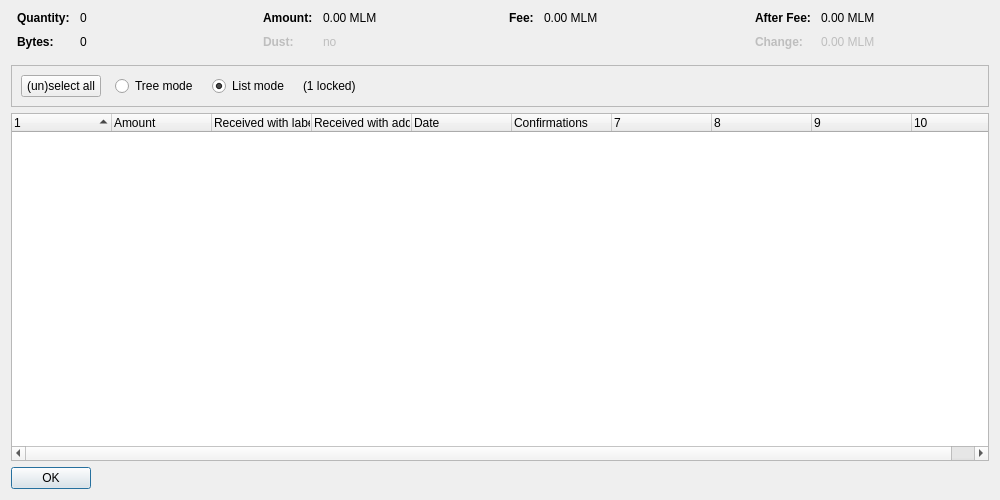
<?xml version="1.0" encoding="UTF-8"?>
<ui version="4.0">
 <class>CoinControlDialog</class>
 <widget class="QDialog" name="CoinControlDialog">
  <property name="geometry">
   <rect>
    <x>0</x>
    <y>0</y>
    <width>1000</width>
    <height>500</height>
   </rect>
  </property>
  <property name="windowTitle">
   <string>Coin Selection</string>
  </property>
  <layout class="QVBoxLayout" name="verticalLayout">
   <item>
    <layout class="QHBoxLayout" name="horizontalLayoutTop" stretch="0,0,0,0">
     <property name="topMargin">
      <number>0</number>
     </property>
     <property name="bottomMargin">
      <number>10</number>
     </property>
     <item>
      <layout class="QFormLayout" name="formLayoutCoinControl1">
       <property name="horizontalSpacing">
        <number>10</number>
       </property>
       <property name="verticalSpacing">
        <number>10</number>
       </property>
       <property name="leftMargin">
        <number>6</number>
       </property>
       <property name="rightMargin">
        <number>6</number>
       </property>
       <item row="0" column="0">
        <widget class="QLabel" name="labelCoinControlQuantityText">
         <property name="font">
          <font>
           <weight>75</weight>
           <bold>true</bold>
          </font>
         </property>
         <property name="text">
          <string>Quantity:</string>
         </property>
        </widget>
       </item>
       <item row="0" column="1">
        <widget class="QLabel" name="labelCoinControlQuantity">
         <property name="cursor">
          <cursorShape>IBeamCursor</cursorShape>
         </property>
         <property name="contextMenuPolicy">
          <enum>Qt::ActionsContextMenu</enum>
         </property>
         <property name="text">
          <string notr="true">0</string>
         </property>
         <property name="textInteractionFlags">
          <set>Qt::LinksAccessibleByMouse|Qt::TextSelectableByKeyboard|Qt::TextSelectableByMouse</set>
         </property>
        </widget>
       </item>
       <item row="1" column="0">
        <widget class="QLabel" name="labelCoinControlBytesText">
         <property name="font">
          <font>
           <weight>75</weight>
           <bold>true</bold>
          </font>
         </property>
         <property name="text">
          <string>Bytes:</string>
         </property>
        </widget>
       </item>
       <item row="1" column="1">
        <widget class="QLabel" name="labelCoinControlBytes">
         <property name="cursor">
          <cursorShape>IBeamCursor</cursorShape>
         </property>
         <property name="contextMenuPolicy">
          <enum>Qt::ActionsContextMenu</enum>
         </property>
         <property name="text">
          <string notr="true">0</string>
         </property>
         <property name="textInteractionFlags">
          <set>Qt::LinksAccessibleByMouse|Qt::TextSelectableByKeyboard|Qt::TextSelectableByMouse</set>
         </property>
        </widget>
       </item>
      </layout>
     </item>
     <item>
      <layout class="QFormLayout" name="formLayoutCoinControl2">
       <property name="horizontalSpacing">
        <number>10</number>
       </property>
       <property name="verticalSpacing">
        <number>10</number>
       </property>
       <property name="leftMargin">
        <number>6</number>
       </property>
       <property name="rightMargin">
        <number>6</number>
       </property>
       <item row="0" column="0">
        <widget class="QLabel" name="labelCoinControlAmountText">
         <property name="font">
          <font>
           <weight>75</weight>
           <bold>true</bold>
          </font>
         </property>
         <property name="text">
          <string>Amount:</string>
         </property>
        </widget>
       </item>
       <item row="0" column="1">
        <widget class="QLabel" name="labelCoinControlAmount">
         <property name="cursor">
          <cursorShape>IBeamCursor</cursorShape>
         </property>
         <property name="contextMenuPolicy">
          <enum>Qt::ActionsContextMenu</enum>
         </property>
         <property name="text">
          <string notr="true">0.00 MLM</string>
         </property>
         <property name="textInteractionFlags">
          <set>Qt::LinksAccessibleByMouse|Qt::TextSelectableByKeyboard|Qt::TextSelectableByMouse</set>
         </property>
        </widget>
       </item>
       <item row="1" column="0">
        <widget class="QLabel" name="labelCoinControlLowOutputText">
         <property name="enabled">
          <bool>false</bool>
         </property>
         <property name="font">
          <font>
           <weight>75</weight>
           <bold>true</bold>
          </font>
         </property>
         <property name="text">
          <string>Dust:</string>
         </property>
        </widget>
       </item>
       <item row="1" column="1">
        <widget class="QLabel" name="labelCoinControlLowOutput">
         <property name="enabled">
          <bool>false</bool>
         </property>
         <property name="cursor">
          <cursorShape>IBeamCursor</cursorShape>
         </property>
         <property name="contextMenuPolicy">
          <enum>Qt::ActionsContextMenu</enum>
         </property>
         <property name="text">
          <string notr="true">no</string>
         </property>
         <property name="textInteractionFlags">
          <set>Qt::LinksAccessibleByMouse|Qt::TextSelectableByKeyboard|Qt::TextSelectableByMouse</set>
         </property>
        </widget>
       </item>
      </layout>
     </item>
     <item>
      <layout class="QFormLayout" name="formLayoutCoinControl3">
       <property name="horizontalSpacing">
        <number>10</number>
       </property>
       <property name="verticalSpacing">
        <number>10</number>
       </property>
       <property name="leftMargin">
        <number>6</number>
       </property>
       <property name="rightMargin">
        <number>6</number>
       </property>
       <item row="0" column="0">
        <widget class="QLabel" name="labelCoinControlFeeText">
         <property name="font">
          <font>
           <weight>75</weight>
           <bold>true</bold>
          </font>
         </property>
         <property name="text">
          <string>Fee:</string>
         </property>
        </widget>
       </item>
       <item row="0" column="1">
        <widget class="QLabel" name="labelCoinControlFee">
         <property name="cursor">
          <cursorShape>IBeamCursor</cursorShape>
         </property>
         <property name="contextMenuPolicy">
          <enum>Qt::ActionsContextMenu</enum>
         </property>
         <property name="text">
          <string notr="true">0.00 MLM</string>
         </property>
         <property name="textInteractionFlags">
          <set>Qt::LinksAccessibleByMouse|Qt::TextSelectableByKeyboard|Qt::TextSelectableByMouse</set>
         </property>
        </widget>
       </item>
      </layout>
     </item>
     <item>
      <layout class="QFormLayout" name="formLayoutCoinControl4">
       <property name="horizontalSpacing">
        <number>10</number>
       </property>
       <property name="verticalSpacing">
        <number>10</number>
       </property>
       <property name="leftMargin">
        <number>6</number>
       </property>
       <property name="rightMargin">
        <number>6</number>
       </property>
       <item row="0" column="0">
        <widget class="QLabel" name="labelCoinControlAfterFeeText">
         <property name="font">
          <font>
           <weight>75</weight>
           <bold>true</bold>
          </font>
         </property>
         <property name="text">
          <string>After Fee:</string>
         </property>
        </widget>
       </item>
       <item row="0" column="1">
        <widget class="QLabel" name="labelCoinControlAfterFee">
         <property name="cursor">
          <cursorShape>IBeamCursor</cursorShape>
         </property>
         <property name="contextMenuPolicy">
          <enum>Qt::ActionsContextMenu</enum>
         </property>
         <property name="text">
          <string notr="true">0.00 MLM</string>
         </property>
         <property name="textInteractionFlags">
          <set>Qt::LinksAccessibleByMouse|Qt::TextSelectableByKeyboard|Qt::TextSelectableByMouse</set>
         </property>
        </widget>
       </item>
       <item row="1" column="0">
        <widget class="QLabel" name="labelCoinControlChangeText">
         <property name="enabled">
          <bool>false</bool>
         </property>
         <property name="font">
          <font>
           <weight>75</weight>
           <bold>true</bold>
          </font>
         </property>
         <property name="text">
          <string>Change:</string>
         </property>
        </widget>
       </item>
       <item row="1" column="1">
        <widget class="QLabel" name="labelCoinControlChange">
         <property name="enabled">
          <bool>false</bool>
         </property>
         <property name="cursor">
          <cursorShape>IBeamCursor</cursorShape>
         </property>
         <property name="contextMenuPolicy">
          <enum>Qt::ActionsContextMenu</enum>
         </property>
         <property name="text">
          <string notr="true">0.00 MLM</string>
         </property>
         <property name="textInteractionFlags">
          <set>Qt::LinksAccessibleByMouse|Qt::TextSelectableByKeyboard|Qt::TextSelectableByMouse</set>
         </property>
        </widget>
       </item>
      </layout>
     </item>
    </layout>
   </item>
   <item>
    <widget class="QFrame" name="frame">
     <property name="minimumSize">
      <size>
       <width>0</width>
       <height>40</height>
      </size>
     </property>
     <property name="frameShape">
      <enum>QFrame::StyledPanel</enum>
     </property>
     <property name="frameShadow">
      <enum>QFrame::Sunken</enum>
     </property>
     <layout class="QHBoxLayout" name="horizontalLayout">
      <item>
       <layout class="QHBoxLayout" name="horizontalLayoutPanel" stretch="0,0,0,0,0">
        <property name="spacing">
         <number>14</number>
        </property>
        <item>
         <widget class="QPushButton" name="pushButtonSelectAll">
          <property name="sizePolicy">
           <sizepolicy hsizetype="Maximum" vsizetype="Fixed">
            <horstretch>0</horstretch>
            <verstretch>0</verstretch>
           </sizepolicy>
          </property>
          <property name="text">
           <string>(un)select all</string>
          </property>
          <property name="autoDefault">
           <bool>false</bool>
          </property>
         </widget>
        </item>
        <item>
         <widget class="QRadioButton" name="radioTreeMode">
          <property name="sizePolicy">
           <sizepolicy hsizetype="Maximum" vsizetype="Fixed">
            <horstretch>0</horstretch>
            <verstretch>0</verstretch>
           </sizepolicy>
          </property>
          <property name="text">
           <string>Tree mode</string>
          </property>
         </widget>
        </item>
        <item>
         <widget class="QRadioButton" name="radioListMode">
          <property name="sizePolicy">
           <sizepolicy hsizetype="Maximum" vsizetype="Fixed">
            <horstretch>0</horstretch>
            <verstretch>0</verstretch>
           </sizepolicy>
          </property>
          <property name="text">
           <string>List mode</string>
          </property>
          <property name="checked">
           <bool>true</bool>
          </property>
         </widget>
        </item>
        <item>
         <widget class="QLabel" name="labelLocked">
          <property name="text">
           <string notr="true">(1 locked)</string>
          </property>
         </widget>
        </item>
        <item>
         <spacer name="horizontalSpacer">
          <property name="orientation">
           <enum>Qt::Horizontal</enum>
          </property>
          <property name="sizeHint" stdset="0">
           <size>
            <width>40</width>
            <height>20</height>
           </size>
          </property>
         </spacer>
        </item>
       </layout>
      </item>
     </layout>
    </widget>
   </item>
   <item>
    <widget class="CoinControlTreeWidget" name="treeWidget">
     <property name="contextMenuPolicy">
      <enum>Qt::CustomContextMenu</enum>
     </property>
     <property name="sortingEnabled">
      <bool>false</bool>
     </property>
     <property name="columnCount">
      <number>10</number>
     </property>
     <attribute name="headerShowSortIndicator" stdset="0">
      <bool>true</bool>
     </attribute>
     <attribute name="headerStretchLastSection">
      <bool>false</bool>
     </attribute>
     <column>
      <property name="text">
       <string/>
      </property>
     </column>
     <column>
      <property name="text">
       <string>Amount</string>
      </property>
     </column>
     <column>
      <property name="text">
       <string>Received with label</string>
      </property>
     </column>
     <column>
      <property name="text">
       <string>Received with address</string>
      </property>
     </column>
     <column>
      <property name="text">
       <string>Date</string>
      </property>
     </column>
     <column>
      <property name="text">
       <string>Confirmations</string>
      </property>
      <property name="toolTip">
       <string>Confirmed</string>
      </property>
     </column>
     <column>
      <property name="text">
       <string/>
      </property>
     </column>
     <column>
      <property name="text">
       <string/>
      </property>
     </column>
     <column>
      <property name="text">
       <string/>
      </property>
     </column>
     <column>
      <property name="text">
       <string/>
      </property>
     </column>
    </widget>
   </item>
   <item>
    <widget class="QDialogButtonBox" name="buttonBox">
     <property name="sizePolicy">
      <sizepolicy hsizetype="Maximum" vsizetype="Fixed">
       <horstretch>0</horstretch>
       <verstretch>0</verstretch>
      </sizepolicy>
     </property>
     <property name="orientation">
      <enum>Qt::Horizontal</enum>
     </property>
     <property name="standardButtons">
      <set>QDialogButtonBox::Ok</set>
     </property>
    </widget>
   </item>
  </layout>
 </widget>
 <customwidgets>
  <customwidget>
   <class>CoinControlTreeWidget</class>
   <extends>QTreeWidget</extends>
   <header>coincontroltreewidget.h</header>
  </customwidget>
 </customwidgets>
 <resources/>
 <connections/>
</ui>
